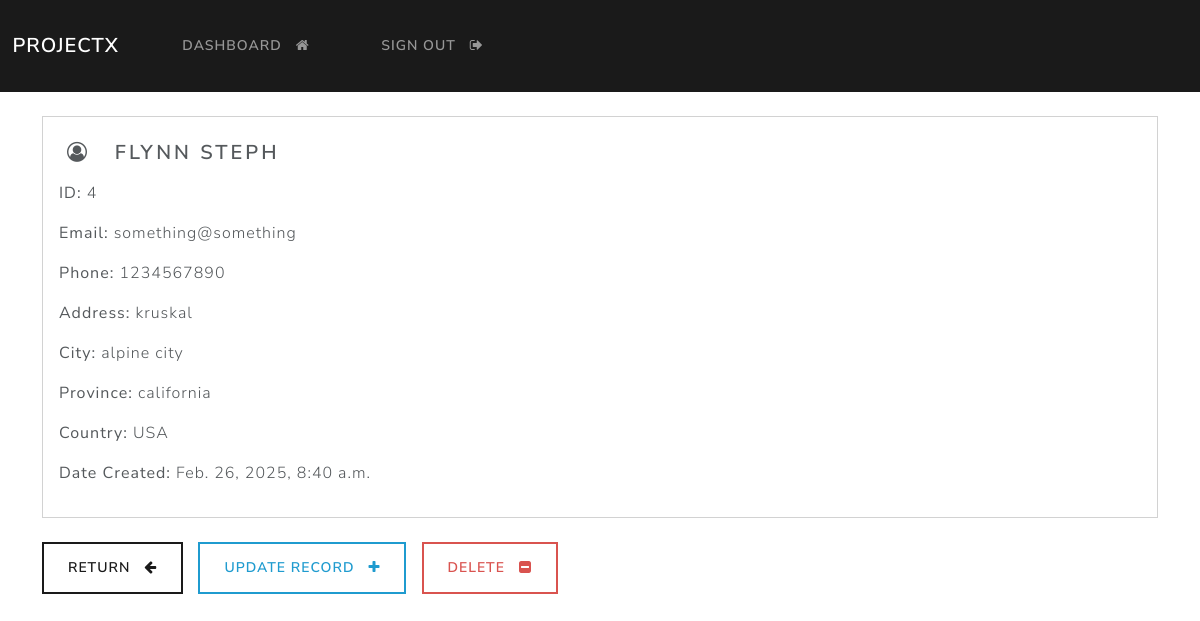
Screenshot of /record/4/ (signed in) with the database file from the repository.
### webapp/models.py (models this page shows, shortened)
class Record(models.Model):
    creation_date = models.DateTimeField(auto_now_add=True)
    first_name = models.CharField(max_length=100)
    last_name = models.CharField(max_length=100)
    email = models.CharField(max_length=255)
    phone = models.CharField(max_length=10)
    address = models.CharField(max_length=300)
    city = models.CharField(max_length=255)
    province = models.CharField(max_length=255)
    country = models.CharField(max_length=100)

### webapp/views.py (the view)
# urls.py: path("record/<int:pk>/", views.singular_record, name="record"),
@login_required(login_url="my_login")
def singular_record(request, pk):
    all_records = Record.objects.get(id=pk)
    return render(request, "webapp/view-record.html", {"record": all_records})

### webapp/templates/webapp/view-record.html (shortened to what this page needs)
{% extends "webapp/base.html" %}
{% block content %}
<div class="card">
  <div class="card-body">
    <strong>
      <h4 class="p-2">
        <i class="fa fa-user-circle-o" aria-hidden="true"></i> &nbsp; {{ record.first_name }} {{ record.last_name }}
      </h4>
    </strong>
    <p><strong> ID: </strong> {{ record.id }}</p>
    <p><strong> Email: </strong> {{ record.email }}</p>
    <p><strong> Phone: </strong> {{ record.phone }}</p>
    <p><strong> Address: </strong> {{ record.address }}</p>
    <p><strong> City: </strong> {{ record.city }}</p>
    <p><strong> Province: </strong> {{ record.province }}</p>
    <p><strong> Country: </strong> {{ record.country }}</p>
    <p><strong> Date Created: </strong> {{ record.creation_date }}</p>
  </div>
</div>
<br>
<a href="{% url 'dashboard' %}" class="btn btn-outline-primary">Return &nbsp; <i class="fa fa-arrow-left"
    aria-hidden="true"></i></a>
<a href="{% url 'update_record' record.id %}" class="btn btn-outline-info">Update Record &nbsp; <i class="fa fa-plus"
    aria-hidden="true"></i></a>
<a href="{% url 'delete_record' record.id %}" class="btn btn-outline-danger">Delete &nbsp; <i class="fa fa-minus-square"
    aria-hidden="true"></i></a>
{% endblock content %}

### rows the page displays
Record: first_name "FLYNN", last_name "STEPH", id "4", email "something@something", phone "1234567890", address "kruskal", city "alpine city", province "california", country "USA", creation_date "Feb. 26, 2025, 8:40 a.m."
